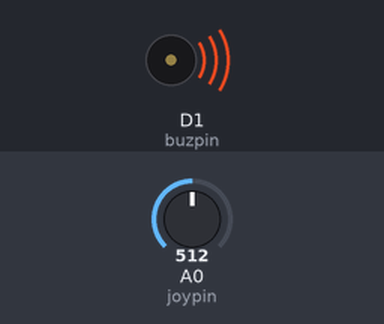
Bench run of a program on a simulated ESP8266 (NodeMCU). On the bench: buzzer (waves = sounding, pin HIGH). The test bench sets the inputs (shaded band); at power-on: A0 (joypin) = 512. What the program prints to the serial monitor is not drawn.

Above: at 1.2 s.
1.3 s: A0 (joypin) set to 716
At 2.4 s:
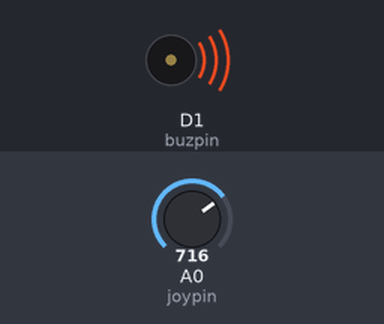
2.8 s: A0 (joypin) set to 900
At 3.5 s:
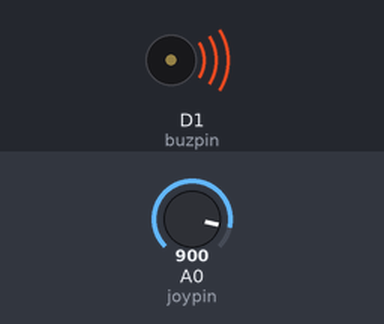
4.3 s: A0 (joypin) set to 122
At 4.7 s:
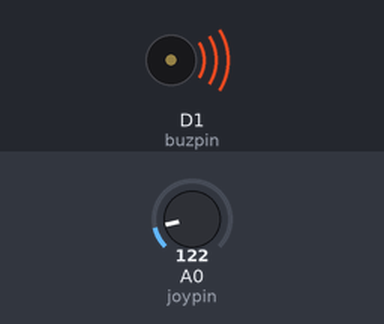
5.8 s: A0 (joypin) set to 0
At 7.0 s:
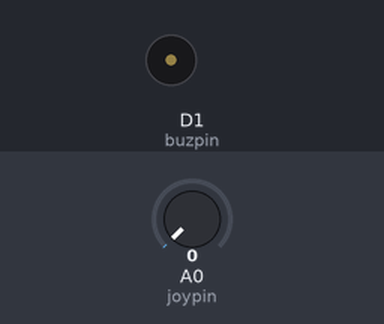
Timing chart, 0 to 8.3 s (numbered marks = the images above; inputs shaded):
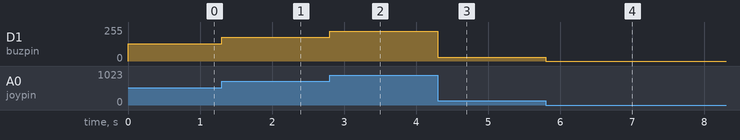

Measured:
- after the input at 1.3 s, D1 (buzpin): 128/255 → 178/255 at once
- after the input at 2.8 s, D1 (buzpin): 178/255 → 224/255 at once
- after the input at 4.3 s, D1 (buzpin): 224/255 → 30/255 at once
- after the input at 5.8 s, D1 (buzpin): 30/255 → 0/255 at once

The program:

main.cpp
```cpp
/*
  Joystick
  Author: Seyed Sobhan Hosseini
  Date: Thursday, July 27, 2023, 7:48:22 PM
*/

#include <Arduino.h>

int joypin = A0;
int buzpin = D1;
int joyVal = 0;
int pwm = 0;

void setup(){
  Serial.begin(115200);
  pinMode(joypin, INPUT);
  pinMode(buzpin, OUTPUT);
}

void loop(){
  joyVal = analogRead(joypin);
  pwm = map(joyVal, 0, 1024, 0, 255);
  analogWrite(buzpin, pwm);
  Serial.println(pwm);
}
```
